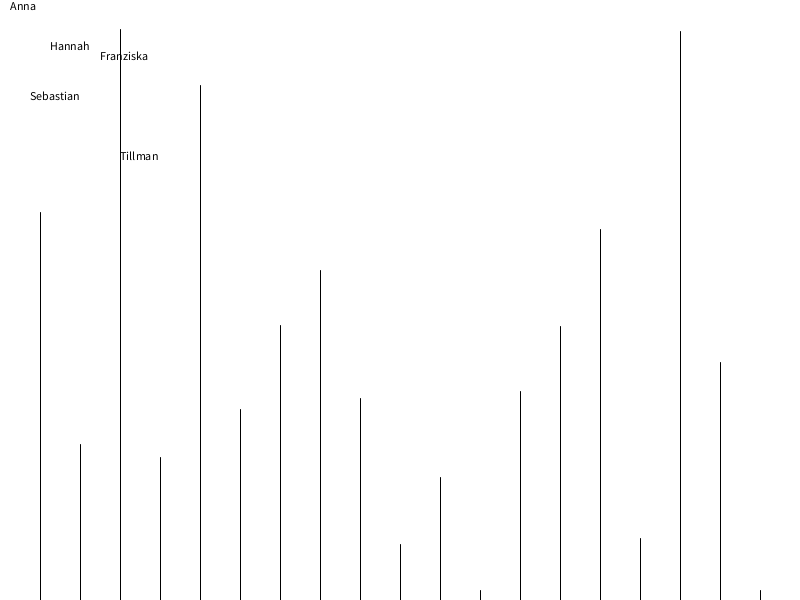
Frame 1 (no input)
Frame 60 (the mouse pressed at the canvas centre just before this capture): identical to frame 1, image omitted
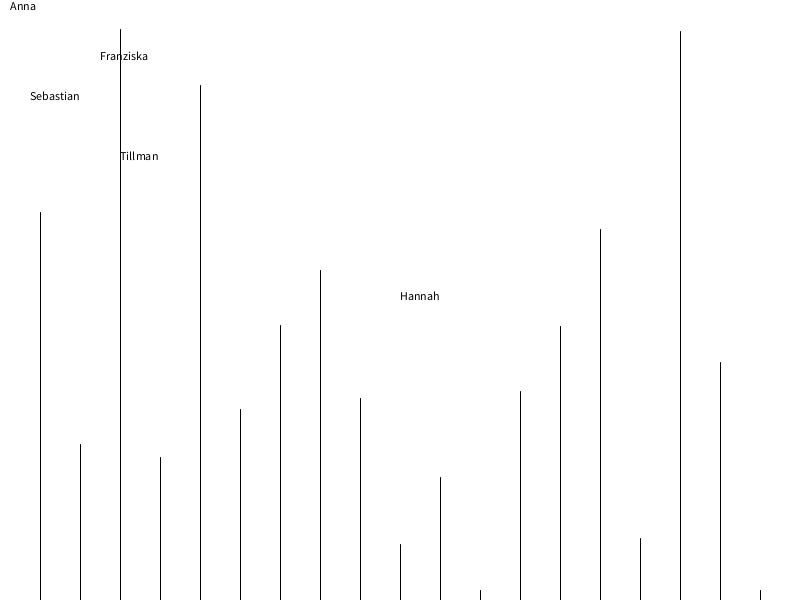
Frame 120 (the mouse held since frame 60 and released just before this capture)

The Processing sketch that drew these frames (run headless with seeded random() and noise(); from frame 60 on, the mouse is pressed at the canvas centre):

// Processing sketch: sketch_140515_arrays
// ── sketch_140515_arrays.pde
String[] names = {"Anna", "Hannah", "Franziska", "Sebastian", "Tillman"};
int[] xPos = {10, 50, 100, 30, 120};
int[] yPos = {10, 50, 60, 100, 160};

float[] values = new float[20];

int namesNo = 0;

void setup(){
  size(800, 600);
  for(int i = 0; i < values.length; i++){
    // kurzschreibweise:
    // i = i + 1    ist i++ oder i+=1
    
    values[i] = random(height);
  }
  
}

void draw(){
  background(255);
  
  fill(0);
 // text(names[namesNo], xPos[namesNo], yPos[namesNo]);
  
  /*text(names[0], xPos[0], yPos[0]);
  text(names[1], xPos[1], yPos[1]);
  text(names[2], xPos[2], yPos[2]);
  text(names[3], xPos[3], yPos[3]);
  text(names[4], xPos[4], yPos[4]);
  */
  
  for(int i = 0; i < names.length; i = i + 1){
    text(names[i], xPos[i], yPos[i]);
  }

  /*line(40, height, 40, height - values[0]);
  line(80, height, 80, height - values[1]);
  line(120, height, 120, height - values[2]);
  line(160, height, 160, height - values[3]);
  line(200, height, 200, height - values[4]);
  line(240, height, 240, height - values[5]);
  */
  // ...
  for(int i = 0; i<values.length; i++){
    line(40 + i*40, height, 40 + i*40, height - values[i]);
  }
  
}

void mousePressed(){
  namesNo = namesNo + 1;
  if(namesNo >= names.length){
    namesNo = 0;  
  }
  
  xPos[namesNo] = mouseX;
  yPos[namesNo] = mouseY;
}
